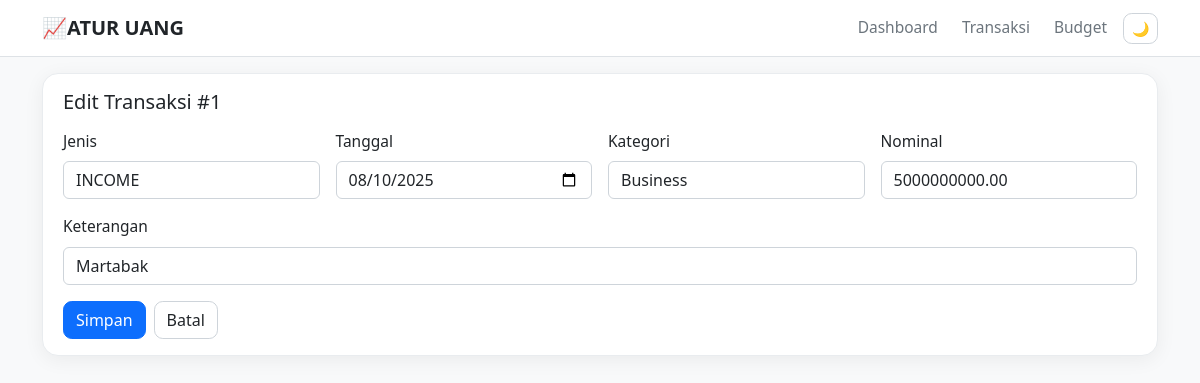
The app's page /transactions/1/edit with its own data.
### models.py (models this page shows)
class Transaction(db.Model):
    id = db.Column(db.Integer, primary_key=True)
    type = db.Column(db.String(20), nullable=False)  # "INCOME" / "EXPENSE"
    category = db.Column(db.String(100), nullable=False)
    amount = db.Column(db.Float, nullable=False)
    note = db.Column(db.String(200))
    tx_date = db.Column(db.Date, nullable=False, default=date.today)

### app.py (the view, shortened to what this page needs)
@app.route("/transactions/<int:tx_id>/edit", methods=["GET", "POST"])
def edit_transaction(tx_id: int):
    t = Transaction.query.get_or_404(tx_id)
    categories = Category.query.order_by(Category.name.asc()).all()
    return render_template("edit_transaction.html", t=t, categories=categories)

### templates/edit_transaction.html (shortened to what this page needs)
{% extends "base.html" %}
{% block content %}
<div class="card">
  <div class="card-body">
    <h5 class="mb-3">Edit Transaksi #{{ t.id }}</h5>
    <form method="post">
      <div class="row g-3">
        <div class="col-md-3">
          <label class="form-label">Jenis</label>
          <select name="type" class="form-select" required>
            <option value="INCOME"  {{ 'selected' if t.type=='INCOME'  else '' }}>INCOME</option>
          </select>
        </div>
        <div class="col-md-3">
          <label class="form-label">Tanggal</label>
          <input type="date" name="tx_date" class="form-control" value="{{ t.tx_date.isoformat() }}" required>
        </div>
        <div class="col-md-3">
          <label class="form-label">Kategori</label>
          <input list="categoryOptions" name="category" class="form-control" value="{{ t.category }}" required>
        </div>
        <div class="col-md-3">
          <label class="form-label">Nominal</label>
          <input type="number" step="0.01" min="0.01" name="amount" class="form-control" value="{{ '%.2f'|format(t.amount) }}" required>
        </div>
        <div class="col-12">
          <label class="form-label">Keterangan</label>
          <input type="text" name="note" class="form-control" value="{{ t.note or '' }}">
        </div>
      </div>
      <div class="mt-3 d-flex gap-2">
        <button class="btn btn-primary">Simpan</button>
        <a class="btn btn-outline-secondary" href="{{ url_for('transactions') }}">Batal</a>
      </div>
    </form>
  </div>
</div>
{% endblock %}

### static/styles.css (style rules this page uses)
:root { --surface:#ffffff; --surface-2:#f8f9fa; --text:#212529; --muted:#6c757d; --border:#e9ecef; --shadow:0 4px 20px rgba(0,0,0,.06); --primary:#0d6efd; --income-color:#4e79a7; --expense-color:#e15759; --donut-1:#4e79a7; --donut-2:#f28e2b; --donut-3:#76b7b2; --donut-4:#59a14f; --donut-5:#edc949; --field-bg:#ffffff; --field-border:#ced4da; --field-placeholder:#6c757d; --chart-axis:#6c757d; }
body { font-size:15.5px; color:var(--text); background:var(--surface-2); }
.card { border-radius:16px; border:1px solid var(--border); background:var(--surface); box-shadow:var(--shadow); }
.card-body { padding:1rem 1.25rem; }
.form-control,.form-select { background:var(--field-bg); border:1px solid var(--field-border); color:var(--text); }
.form-control::placeholder { color:var(--field-placeholder); }
.btn { border-radius:.55rem; transition:filter .15s ease, transform .15s ease; }
.btn-primary { background:var(--primary); border-color:var(--primary); }
.btn-outline-secondary { color:var(--text); border-color:var(--field-border); background:var(--field-bg); }

### records on screen
Transaction: id "1", tx_date "08/10/2025", category "Business", amount "5000000000.00", note "Martabak"
